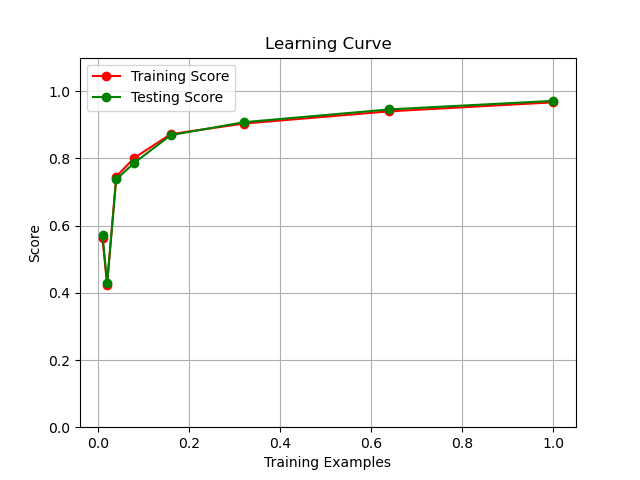

Write Python code to recreate this figure.
from load_models import *


import numpy as np
import matplotlib.pyplot as plt
from sklearn.model_selection import train_test_split
from sklearn.linear_model import LogisticRegression
import tensorflow as tf
from keras.models import Model


X_train = np.load("/data/s2896370/MobileNetV2/cut_npy/170min/train_170min.npy")
y_train = np.load("/data/s2896370/MobileNetV2/cut_npy/170min/train_labels_170min.npy")


X_test = np.load("/data/s2896370/MobileNetV2/cut_npy/170min/test_170min.npy")
y_test = np.load("/data/s2896370/MobileNetV2/cut_npy/170min/test_labels_170min.npy")    

lr1 = 0.00000005






powers_of_two = np.power(2, np.arange(7))
hun = 100
result = powers_of_two[powers_of_two <= 100]
result = np.append(result, hun)
train_sizes = result * 0.01
train_scores = []
test_scores = []

tf.debugging.set_log_device_placement(True)
gpus = tf.config.list_logical_devices('GPU')
strategy = tf.distribute.MirroredStrategy(gpus)
with strategy.scope():

    model = load_model("Resnet50", size =64, lr=lr1)
    for train_size in train_sizes:
        print(f"training the model with {train_size} train dataset ---------------------")
        X_train_subset = X_train[:int(train_size * X_train.shape[0])]
        y_train_subset = y_train[:int(train_size * y_train.shape[0])]

        train_dataset = tf.data.Dataset.from_tensor_slices((X_train_subset, y_train_subset))
        test_dataset = tf.data.Dataset.from_tensor_slices((X_test, y_test))
        BATCH_SIZE = 10
        SHUFFLE_BUFFER_SIZE = 100

        
        train_ds = train_dataset.shuffle(SHUFFLE_BUFFER_SIZE).batch(BATCH_SIZE)
        val_ds = test_dataset.batch(BATCH_SIZE)

        AUTOTUNE = tf.data.AUTOTUNE

        train_ds = train_ds.cache().prefetch(buffer_size=AUTOTUNE)
        val_ds = val_ds.cache().prefetch(buffer_size=AUTOTUNE)

        model.fit(train_ds, epochs=5, batch_size=100)
        
        train_scores.append(model.evaluate(train_ds, verbose=0)[1])
        test_scores.append(model.evaluate(val_ds, verbose=0)[1])


# Plot the learning curve
plt.figure()
plt.title("Learning Curve")
plt.xlabel("Training Examples")
plt.ylabel("Score")
plt.ylim(0.0, 1.1)

plt.grid()

plt.plot(train_sizes, train_scores, 'o-', color="r", label="Training Score")
plt.plot(train_sizes, test_scores, 'o-', color="g", label="Testing Score")

plt.legend(loc="best")
plt.savefig("learning_curve_170minsfg.png")
